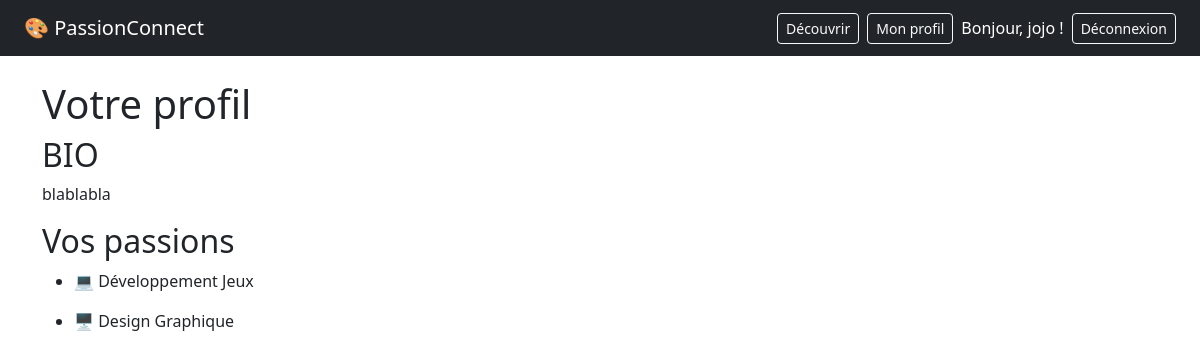
Screenshot of /profil (signed in) with the database file from the repository.
### tables this page shows
CREATE TABLE user(
            id INTEGER PRIMARY KEY AUTOINCREMENT,
            username TEXT NOT NULL UNIQUE,
            email TEXT NOT NULL UNIQUE,
            password TEXT NOT NULL,
            bio TEXT,
            photo TEXT,
            created_at TIMESTAMP DEFAULT CURRENT_TIMESTAMP           
        );

CREATE TABLE passion (
            id INTEGER PRIMARY KEY AUTOINCREMENT,
            nom TEXT NOT NULL UNIQUE,
            icone TEXT
        );

### app/profil/routes.py (the view)
@profil.route('/profil')
@login_required
def mon_profil():
    db = get_db()
    cursor = db.cursor()
    passion = cursor.execute('''
        SELECT passion.nom, passion.icone FROM passion
        JOIN user_passion ON passion.id = user_passion.passion_id
        WHERE user_passion.user_id = ?
    ''',(current_user.id,)).fetchall()
    db.close()
    return render_template('profil.html', passion = passion)

### app/__init__.py (called while the page is built)
def create_app():
    app = Flask(__name__)
    app.config.from_object(Config)
    login_manager.init_app(app)
    bcrypt.init_app(app)
    login_manager.login_view = 'auth.connexion'
    login_manager.login_message = 'Connecte-toi pour accéder à cette page.'
    from app.auth.routes import auth
    app.register_blueprint(auth)
    from app.profil.routes import profil
    app.register_blueprint(profil)
    from app.decouverte.routes import decouverte
    app.register_blueprint(decouverte)
    from app.publication.routes import publication
    app.register_blueprint(publication)
    @login_manager.user_loader
    def load_user(user_id):
        from app.models import User
        return User.get_by_id(int(user_id))
    return app

### app/models.py (called while the page is built)
    @staticmethod
    def get_by_id(user_id):
        db = get_db()
        cursor = db.cursor()
        user = cursor.execute(
            'SELECT * FROM user WHERE id = ?', (user_id,)
        ).fetchone()
        db.close()
        if user:
            return User(user['id'], user['username'], user['email'], user['bio'])
        return None

### database.py (called while the page is built)
def get_db():
    db = sqlite3.connect('passionconnect.db') #retoune des dictionnaires au lieu des tuples
    db.row_factory = sqlite3.Row
    return db

### app/templates/profil.html
{% extends 'base.html' %}
{% block contenu %}
    <h1>Votre profil</h1>
    <h2>BIO</h2>
    <p>
        {% if current_user.bio%}
            {{current_user.bio}}
        {% else %}
            <em>Acune bio pour l'instant</em>
        {% endif %}
    </p>
    <h2>Vos passions</h2>
        {% if passion %}
           <ul>
                {% for p in passion %}
                    <li><p>{{p.icone}} {{p.nom}}</p></li>
                {% endfor %}
            </ul>
        {% else %}
            <em>Acune passion pour l'instant</em>
        {% endif %}
{% endblock %}

### app/templates/base.html (shortened to what this page needs)
<!DOCTYPE html>
<html lang="fr">
<head>
    <link href="https://cdn.jsdelivr.net/npm/bootstrap@5.3.0/dist/css/bootstrap.min.css" rel="stylesheet">
</head>
<body>
    <nav class="navbar navbar-dark bg-dark px-4">
        <a class="navbar-brand" href="/">🎨 PassionConnect</a>
        <div class="d-flex align-items-center gap-2">
            <a href="/decouverte" class="btn btn-outline-light btn-sm">Découvrir</a>
            {% if current_user.is_authenticated %}
                <a href="/profil" class="btn btn-outline-light btn-sm">Mon profil</a>
                <span class="text-white">Bonjour, {{ current_user.username }} !</span>
                <a href="/deconnexion" class="btn btn-outline-light btn-sm">Déconnexion</a>
            {% else %}
                <a href="/connexion" class="btn btn-outline-light btn-sm">Connexion</a>
                <a href="/inscription" class="btn btn-light btn-sm">Inscription</a>
            {% endif %}
        </div>
    </nav>
    <div class="container mt-4">
        {% block contenu %}{% endblock %}
    </div>
</body>
</html>

### rows the page displays
user: username "jojo", bio "blablabla"
passion: icone "💻", nom "Développement Jeux"
passion: icone "🖥️", nom "Design Graphique"
